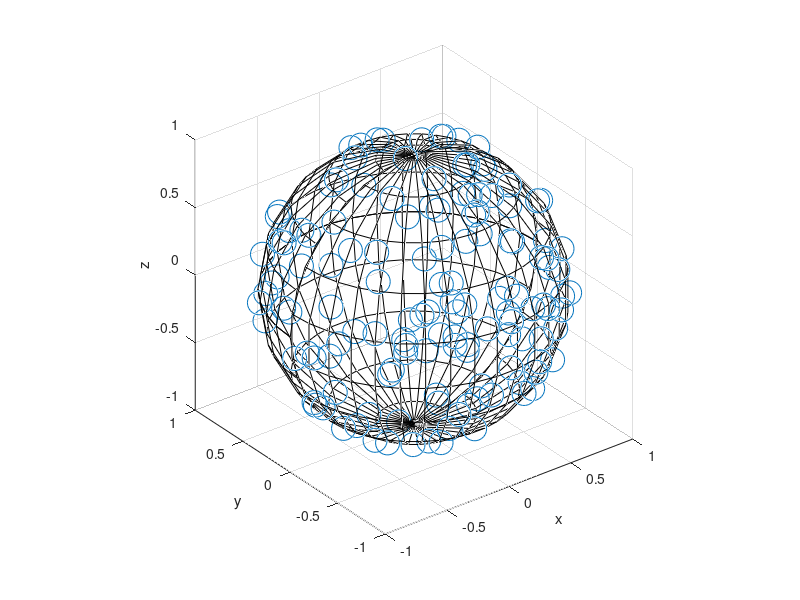

This chart was generated by the following MATLAB code:
% Simulate a Poisson point process on the surface of a sphere.
% The Code can be modified to simulate the point  process *inside* the 
% sphere; see the post
% hpaulkeeler.com/simulating-a-poisson-point-process-on-a-sphere/
% Author: H. Paul Keeler, 2020.
% Website: hpaulkeeler.com
% Repository: github.com/hpaulkeeler/posts

%Simulation window parameters
r=1; %radius of sphere
%centre of sphere
xx0=0; 
yy0=0; 
zz0=0;

%Point process parameters
lambda=10; %intensity (ie mean density) of the Poisson process

measureTotal=4*pi*r^2; %area of sphere
%use this line instead to uniformly place points *inside* the sphere
%measureTotal=4/3*pi*r^3; %volume of sphere

%Simulate Poisson point process
numbPoints=poissrnd(measureTotal*lambda);%Poisson number of points

% %METHOD 1 for positioning points: Use spherical coodinates
% %angular variables
% theta=pi*(rand(numbPoints,1)); %polar angles
% phi=2*pi*(rand(numbPoints,1)); %azimuth angles
% %radial variables
% rho=r*ones(numbPoints,1); %radial distances (fixed radius)
% %use this line instead to uniformly place points *inside* the sphere
% %rho=r*(rand(numbPoints,1)).^(1/3); 
% %Convert from spherical to Cartesian coordinates
% [xx,yy,zz]=sph2cart(theta,phi,rho); 

%METHOD 2 for positioning points: Use normal random variables
xxRand=normrnd(0,1,numbPoints,3); %generate three sets of normal variables
normRand=vecnorm(xxRand,2,2); %Euclidean norms (across each row)
xxRandBall=xxRand./normRand; %rescale by Euclidean norms
xxRandBall=r*xxRandBall; %rescale for non-unit sphere
%retrieve x and y coordinates
xx=xxRandBall(:,1);
yy=xxRandBall(:,2);
zz=xxRandBall(:,3);

%Shift centre of sphere to (xx0,yy0,zz0)
xx=xx+xx0;
yy=yy+yy0;
zz=zz+zz0;
 
%Plotting
markerSize=300;
scatter3(xx,yy,zz,markerSize,'b.'); 
xlabel('x');
ylabel('y');
zlabel('z');
axis square;
hold on;

%create mesh to plot the outline of a sphere
numbMesh=20; 
[thetaMesh, phiMesh] = meshgrid(linspace(0, pi, numbMesh), linspace(0, 2*pi, numbMesh));
%convert to Cartesian coordinates
[xMesh,yMesh,zMesh] = sph2cart(thetaMesh, phiMesh, r);
%Shift centre of sphere to (xx0,yy0,zz0)
xMesh=xMesh+xx0;
yMesh=yMesh+yy0;
zMesh=zMesh+zz0;
%do a surface plot with a clear faces 
surface(xMesh,yMesh,zMesh,'FaceColor', 'none');
